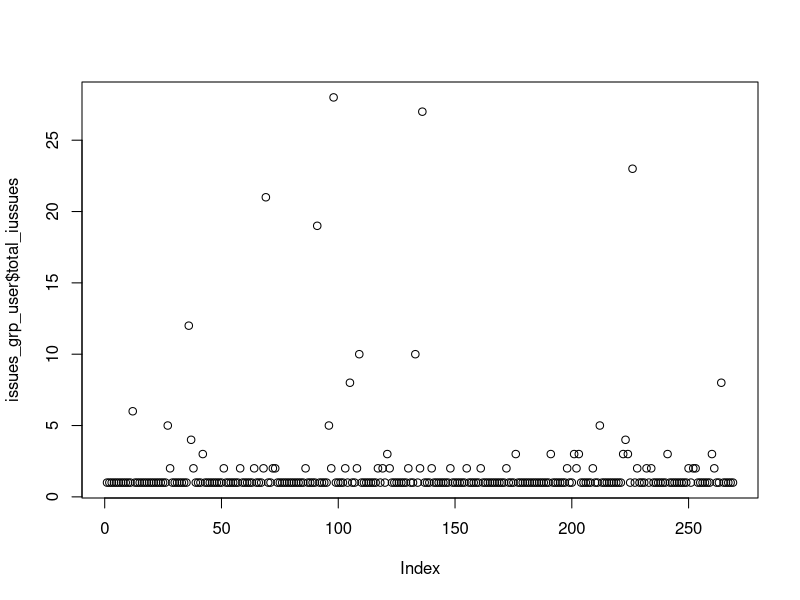

The R source for this figure:
# Is there anyone who reports more issues than others?
issues <- read.csv("issues.csv")
library(dplyr) #install.packages("dplyr")

issues_grp_user = issues %>% group_by(user_name)  %>%
                    summarise(total_iussues = n())

print(issues_grp_user)
png(file ="users_issues.png")
plot(issues_grp_user$total_iussues)
dev.off()